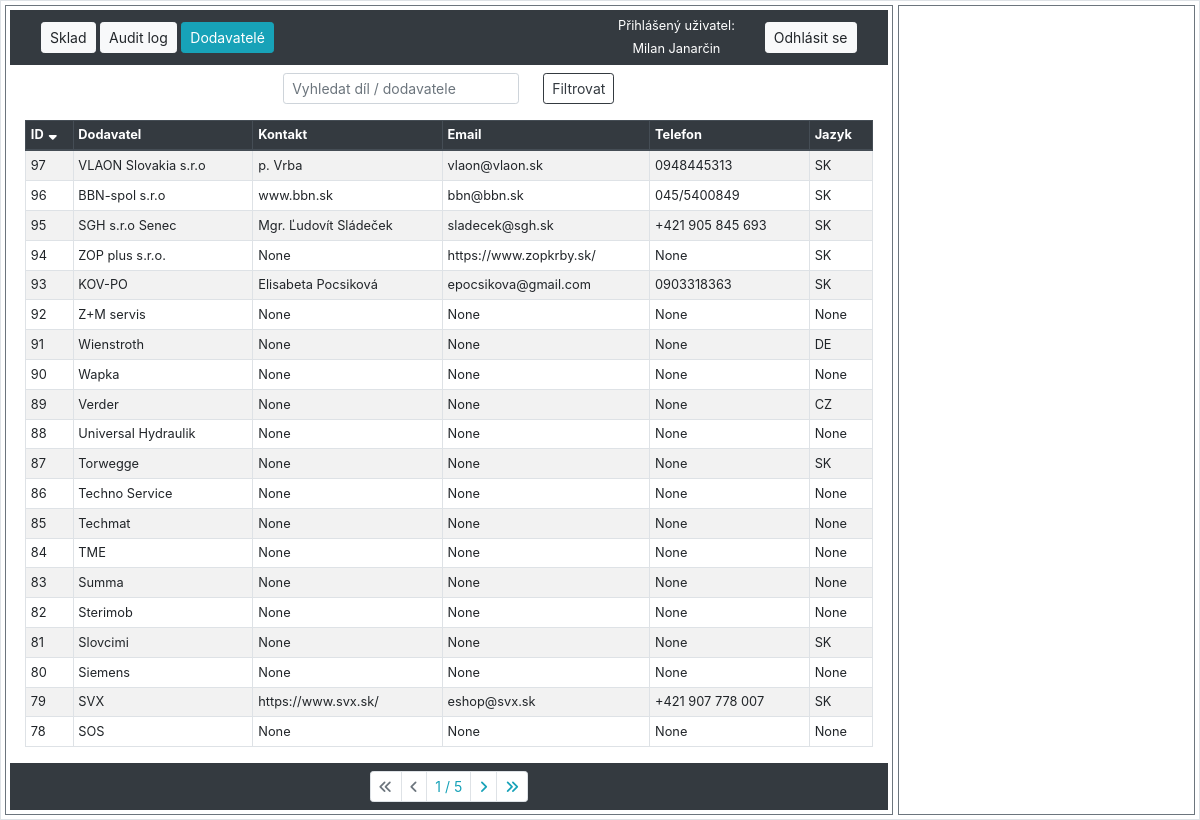
Page /sklad/dodavatele/ (signed in) on the committed database.
### hpm_sklad/models.py (models this page shows, shortened)
class Dodavatele(models.Model):
    class Meta:
        verbose_name_plural = "Dodavatelé"
    LANGUAGE_CHOICES = [
        ('CZ', 'Český'),
        ('SK', 'Slovenský'),
        ('DE', 'Německý'),
        ('EN', 'Anglický')
    ]
    dodavatel = models.CharField(max_length=100, verbose_name="Dodavatel")
    kontakt = models.CharField(null=True, max_length=100, verbose_name="Kontaktní osoba")
    email = models.EmailField(null=True, max_length=100, verbose_name="E-mail")
    telefon = models.CharField(null=True, max_length=20, verbose_name="Telefon")
    jazyk = models.CharField(null=True, max_length=2, choices=LANGUAGE_CHOICES, default='CZ', verbose_name="Jazyk")

### hpm_sklad/views.py (the view, shortened to what this page needs)
# urls.py: path('sklad/dodavatele/', views.DodavateleListView.as_view(), name='dodavatele'),
class DodavateleListView(LoginRequiredMixin, ListView):
    model = Dodavatele
    template_name = 'hpm_sklad/dodavatele.html'
    paginate_by = 20
    export_csv = False
    def get_context_data(self, **kwargs):
        context = super().get_context_data(**kwargs)
        selected_id = self.request.GET.get('selected', None)
        if selected_id:
            context['selected_item'] = get_object_or_404(Dodavatele, id=selected_id)
        else:
            context['selected_item'] = None
        context.update({
            'db_table': 'dodavatele',
            'sort': self.request.GET.get('sort', 'id'),
            'order': self.request.GET.get('order', 'down'),
            'query': self.request.GET.get('query', ''),
            'current_user': self.request.user,
        })
        return context
    def get_queryset(self):
        queryset = Dodavatele.objects.all()
        query = self.request.GET.get('query', '')
        sort = self.request.GET.get('sort', 'id')
        order = self.request.GET.get('order', 'down')
        if query:
            queryset = queryset.filter(nazev_dilu__icontains=query)
        if order == 'down':
            sort = f"-{sort}"
        queryset = queryset.order_by(sort)
        return queryset
    def render_to_response(self, context, **response_kwargs):
        if getattr(self, 'export_csv', False):
            return self.export_to_csv(self.get_queryset())
        else:
            return super().render_to_response(context, **response_kwargs)

### hpm_sklad/templatetags/custom_filters.py (called while the page is built)
@register.filter
def url_remove_param(querystring, params):
    params = params.split(',')
    new_querystring = '&'.join(
        f"{key}={value}"
        for part in querystring.split('&')
        if '=' in part and (key := part.split('=')[0]) not in params and (value := part.split('=')[1])
    )
    return new_querystring

### hpm_sklad/templates/hpm_sklad/dodavatele.html (shortened to what this page needs)
{% extends "hpm_sklad/base_left_right_column.html" %}
{% load static %}
{% load custom_filters %}
{% block left_content %}
    <form method="GET" action="" class="form-inline justify-content-center align-items-center small my-2">
        <div class="form-group mx-sm-2 mb-2">
            <input class="form-control form-control-sm mr-sm-2" type="text" name="query" placeholder="Vyhledat díl / dodavatele" value="{{ request.GET.query }}">
        </div>
        <div class="form-group mx-sm-2 mb-2">
            <button class="btn btn-outline-dark btn-sm" type="submit">Filtrovat</button>
        </div>
    </form>
    <div class="container-fluid">
        <table class="table table-sm table-hover table-striped table-bordered">
            <thead class="thead-dark">
                <tr>
                    {% with request.GET.urlencode as querystring %}
                        <th>
                            <a href="?sort=id&order={% if request.GET.sort == 'id' and request.GET.order == 'up' %}down{% else %}up{% endif %}&{{ querystring|url_remove_param:'sort,order' }}">
                                ID
                                {% if not request.GET.sort %}
                                    <i class="fas fa-sort-down"></i>
                                {% endif %}
                            </a>
                        </th>
                        <th>
                            <a href="?sort=dodavatel&order={% if request.GET.sort == 'dodavatel' and request.GET.order == 'up' %}down{% else %}up{% endif %}&{{ querystring|url_remove_param:'sort,order' }}">
                                Dodavatel
                            </a>
                        </th>
                        <th>
                            <a href="?sort=kontakt&order={% if request.GET.sort == 'kontakt' and request.GET.order == 'up' %}down{% else %}up{% endif %}&{{ querystring|url_remove_param:'sort,order' }}">
                                Kontakt
                            </a>
                        </th>
                        <th>
                            <a href="?sort=email&order={% if request.GET.sort == 'email' and request.GET.order == 'up' %}down{% else %}up{% endif %}&{{ querystring|url_remove_param:'sort,order' }}">
                                Email
                            </a>
                        </th>
                        <th>
                            <a href="?sort=telefon&order={% if request.GET.sort == 'telefon' and request.GET.order == 'up' %}down{% else %}up{% endif %}&{{ querystring|url_remove_param:'sort,order' }}">
                                Telefon
                            </a>
                        </th>
                        <th>
                            <a href="?sort=jazyk&order={% if request.GET.sort == 'jazyk' and request.GET.order == 'up' %}down{% else %}up{% endif %}&{{ querystring|url_remove_param:'sort,order' }}">
                                Jazyk
                            </a>
                        </th>
                    {% endwith %}
                </tr>
            </thead>
            <tbody class="show-pointer">
                {% for item in object_list %}
                    <tr data-id="{{ item.id }}" data-detail-url="{% url 'detail_audit_log' item.id %}" onclick="loadDetail('{% url 'detail_audit_log' item.id %}', '{{ item.id }}')"
                    {% if item.id == selected_item.id %} class="table-info"{% endif %}>
                        <td>{{ item.id }}</td>
                        <td>{{ item.dodavatel|truncatechars:30 }}</td>
                        <td>{{ item.kontakt }}</td>
                        <td>{{ item.email }}</td>
                        <td>{{ item.telefon }}</td>
                        <td>{{ item.jazyk }}</td>
                    </tr>
                {% endfor %}
            </tbody>
        </table>
    </div>
    {% include "hpm_sklad/pagination.html" %}
{% endblock %}

### hpm_sklad/templates/hpm_sklad/navbar.html (shortened to what this page needs)
<nav class="navbar navbar-dark bg-dark">
    <div class="col">
        <a {% if db_table and db_table == 'sklad' %} class="btn btn-sm btn-info" {% else %} class="btn btn-sm btn-light" {% endif %} href="{% url 'sklad' %}">Sklad</a>
        <a {% if db_table and db_table == 'audit_log' %} class="btn btn-sm btn-info" {% else %} class="btn btn-sm btn-light" {% endif %}href="{% url 'audit_log' %}">Audit log</a>
        <a {% if db_table and db_table == 'dodavatele' %} class="btn btn-sm btn-info" {% else %} class="btn btn-sm btn-light" {% endif %}href="{% url 'dodavatele' %}">Dodavatelé</a>
    </div>
    {% if user.is_authenticated %}
        <div class="col-auto">
            <div>
                <p class="h6 small text-white">Přihlášený uživatel:</p>
            </div>
            <div>
                <p class="h6 small text-center my-0 text-white">{{ current_user.first_name }} {{ current_user.last_name }}</p>
            </div>
        </div>
        <div class="col-auto">
            <a class="btn btn-light btn-sm" href="{% url 'logout' %}">Odhlásit se</a>
        </div>
    {% else %}
        <div class="col-auto">
            <a class="btn btn-light btn-sm" href="{% url 'login' %}">Přihlásit se</a>
            <a class="btn btn-light btn-sm" href="{% url 'signup' %}">Registrace</a>
        </div>
    {% endif %}
</nav>

### hpm_sklad/static/css/style.css (style rules this page uses)
form .form-group { margin-bottom: 5px; }
table { font-size: 0.8rem; }
.table-sm th a { color: inherit; text-decoration: none; display: inline-flex; align-items: center; }
.table-sm th a .fa-sort-up, .table-sm th a .fa-sort-down { margin-left: 5px; }
.show-pointer { cursor: pointer; }

### rows in the picture
Dodavatele: id "97", dodavatel "VLAON Slovakia s.r.o", kontakt "p. Vrba", email "vlaon@vlaon.sk", telefon "0948445313", jazyk "SK"
Dodavatele: id "96", dodavatel "BBN-spol s.r.o", kontakt "www.bbn.sk", email "bbn@bbn.sk", telefon "045/5400849", jazyk "SK"
Dodavatele: id "95", dodavatel "SGH s.r.o Senec", kontakt "Mgr. Ľudovít Sládeček", email "sladecek@sgh.sk", telefon "+421 905 845 693", jazyk "SK"
Dodavatele: id "94", dodavatel "ZOP plus s.r.o.", kontakt "None", email "https://www.zopkrby.sk/", telefon "None", jazyk "SK"
Dodavatele: id "93", dodavatel "KOV-PO", kontakt "Elisabeta Pocsiková", email "epocsikova@gmail.com", telefon "0903318363", jazyk "SK"
Dodavatele: id "92", dodavatel "Z+M servis", kontakt "None", email "None", telefon "None", jazyk "None"
Dodavatele: id "91", dodavatel "Wienstroth", kontakt "None", email "None", telefon "None", jazyk "DE"
Dodavatele: id "90", dodavatel "Wapka", kontakt "None", email "None", telefon "None", jazyk "None"
Dodavatele: id "89", dodavatel "Verder", kontakt "None", email "None", telefon "None", jazyk "CZ"
Dodavatele: id "88", dodavatel "Universal Hydraulik", kontakt "None", email "None", telefon "None", jazyk "None"
Dodavatele: id "87", dodavatel "Torwegge", kontakt "None", email "None", telefon "None", jazyk "SK"
Dodavatele: id "86", dodavatel "Techno Service", kontakt "None", email "None", telefon "None", jazyk "None"
Dodavatele: id "85", dodavatel "Techmat", kontakt "None", email "None", telefon "None", jazyk "None"
Dodavatele: id "84", dodavatel "TME", kontakt "None", email "None", telefon "None", jazyk "None"
Dodavatele: id "83", dodavatel "Summa", kontakt "None", email "None", telefon "None", jazyk "None"
Dodavatele: id "82", dodavatel "Sterimob", kontakt "None", email "None", telefon "None", jazyk "None"
Dodavatele: id "81", dodavatel "Slovcimi", kontakt "None", email "None", telefon "None", jazyk "SK"
Dodavatele: id "80", dodavatel "Siemens", kontakt "None", email "None", telefon "None", jazyk "None"
Dodavatele: id "79", dodavatel "SVX", kontakt "https://www.svx.sk/", email "eshop@svx.sk", telefon "+421 907 778 007", jazyk "SK"
Dodavatele: id "78", dodavatel "SOS", kontakt "None", email "None", telefon "None", jazyk "None"

### other values in the picture
{{ current_user.first_name }} "Milan"
{{ current_user.last_name }} "Janarčin"
{{ page_obj.number }} "1"
{{ page_obj.paginator.num_pages }} "5"
